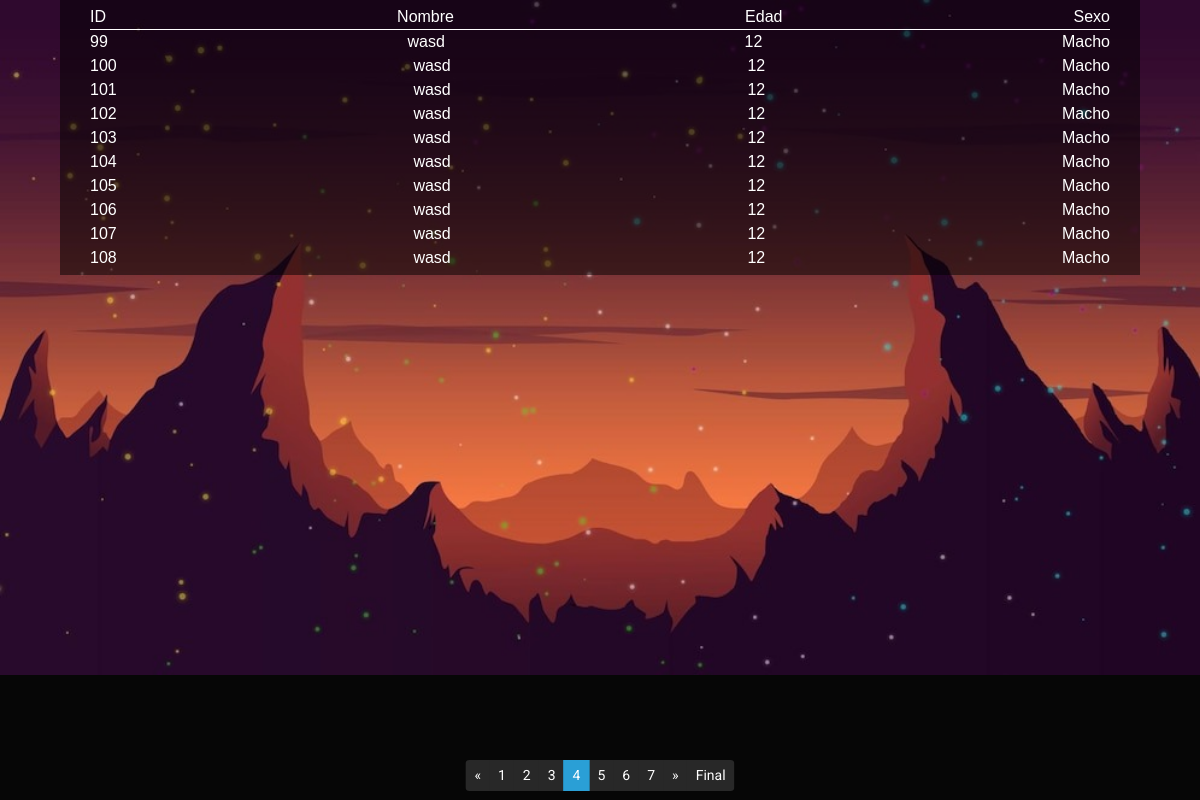
/paginador.php?pag=4, run on the app's committed database.
### tables this page shows
CREATE TABLE `mascotas` (
  `id` int(8) NOT NULL,
  `nombre` varchar(25) NOT NULL,
  `edad` int(3) NOT NULL,
  `vacunado` enum('Si','No') NOT NULL,
  `sexo` enum('Macho','Hembra') NOT NULL,
  `animal` enum('Gato','Perro') NOT NULL,
  `tamano` varchar(20) NOT NULL,
  `esterlizado` enum('Si','No') NOT NULL,
  `peso` float NOT NULL,
  `desparasitado` enum('Si','No') NOT NULL,
  `nivel_de_actividad` varchar(250) NOT NULL,
  `necesidades` varchar(450) NOT NULL,
  `requisitos` varchar(450) NOT NULL,
  `historia` varchar(450) NOT NULL,
  `especificaciones` varchar(450) NOT NULL,
  `fecha_alta` datetime DEFAULT NULL
);

### paginador.php (called while the page is built)
<?php
    require_once "models/paginador.php";
    require_once "views/paginador.php";
?>

### models/paginador.php (called while the page is built, shortened)
<?php
    require "config.php";
    $query = "SELECT * FROM mascotas";
    $result =   mysqli_query($con,$query);
    $cant_filas = mysqli_num_rows($result);
    $pagActual = (isset($_GET["pag"]))? intval($_GET["pag"]): 1;
    $query .= " LIMIT " . cant_reg * ($pagActual - 1).",". cant_reg;
    $result2 = mysqli_query($con, $query);
    $mascotas = mysqli_fetch_all($result2,MYSQLI_ASSOC);
    $cant_pags = ceil($cant_filas/cant_reg);
    $comienzo = ($pagActual - pestañas) <= 0? 1: $pagActual - pestañas;
    $final = ($pagActual + pestañas) > $cant_pags? $cant_pags: $pagActual + pestañas;
?>

### views/paginador.php (the view, shortened to what this page needs)
<!DOCTYPE html>
<html lang="en">
<head>
    <link href="css/bootstrap.min.css" rel="stylesheet">
    <link href="css/estilos.css" rel="stylesheet">
</head>
<body>
    <div class="conteiner-principal" id="conteiner-principal">
        <div class="fila-principal">
            <div class="columna">ID</div>
            <div class="columna">Nombre</div>
            <div class="columna">Edad</div>
            <div class="columna">Sexo</div>
        </div>
        <?php foreach ($mascotas as $mascota) { ?>
            <div class="fila-secundaria">
                <div class="columna"><?php echo $mascota["id"] ?></div>
                <div class="columna"><?php echo $mascota["nombre"] ?></div>
                <div class="columna"><?php echo $mascota["edad"] ?></div>
                <div class="columna"><?php echo $mascota["sexo"] ?></div>
            </div>
        <?php } ?>
    </div>
    <div class="paginador">
        <ul class="pagination pagination-sm" id="paginador">
            <li class="page-item <?php if($pagActual == 1){?>disabled<?php }?>">
                <a class="page-link" href="?pag=<?php echo $pagActual - 1 ?>">&laquo;</a>
            </li>
            <?php for ($i = $comienzo; $i <= $final; $i++) { ?>
                <li class="page-item <?php echo ($i == $pagActual ? "active" : ""); ?>">
                    <a class="page-link" href="?pag=<?php echo $i ?>"><?php echo $i ?></a>
                </li>
            <?php } ?>
            <li class="page-item <?php if($pagActual == $cant_pags){?>disabled<?php }?>">
                <a class="page-link" href="?pag=<?php echo $pagActual + 1 ?>">&raquo;</a>
            </li>
            <?php if (($pagActual + pestañas) < $cant_pags) { ?>
                <li class="page-item">
                    <a class="page-link" href="?pag=<?php echo $cant_pags ?>">Final</a>
                </li>
            <?php } ?>
        </ul>
    </div>
</body>
</html>

### css/estilos.css (style rules this page uses)
body { background-image: url(../img/fondo.jpg); background-size: cover; background-repeat: no-repeat; }
.conteiner-principal { background-color: #00000081; margin: 0px 5vw 20px 5vw; padding: 5px 2.5vw 5px; }
.fila-principal { display: flex; flex-direction: row; justify-content: space-between; border-bottom: .5px solid #ffffff; }
.fila-secundaria { display: flex; flex-direction: row; justify-content: space-between; }
.columna { color: #ffffff; font-family: Arial, Helvetica, sans-serif; }
.paginador { position: fixed; transform: translate(-50%,0%); left: 50%; top: 95vh; }

### data on the page
mascotas: id "99", nombre "wasd", edad "12", sexo "Macho"
mascotas: id "100", nombre "wasd", edad "12", sexo "Macho"
mascotas: id "101", nombre "wasd", edad "12", sexo "Macho"
mascotas: id "102", nombre "wasd", edad "12", sexo "Macho"
mascotas: id "103", nombre "wasd", edad "12", sexo "Macho"
mascotas: id "104", nombre "wasd", edad "12", sexo "Macho"
mascotas: id "105", nombre "wasd", edad "12", sexo "Macho"
mascotas: id "106", nombre "wasd", edad "12", sexo "Macho"
mascotas: id "107", nombre "wasd", edad "12", sexo "Macho"
mascotas: id "108", nombre "wasd", edad "12", sexo "Macho"
